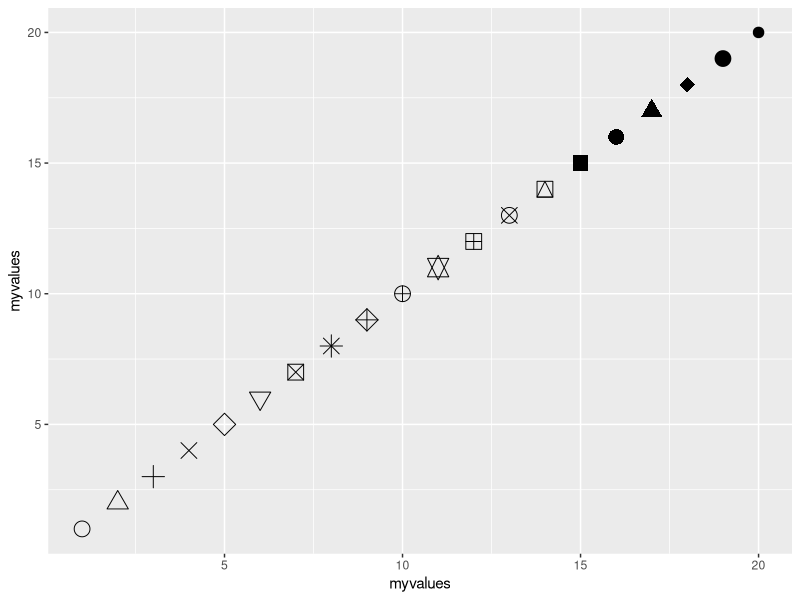
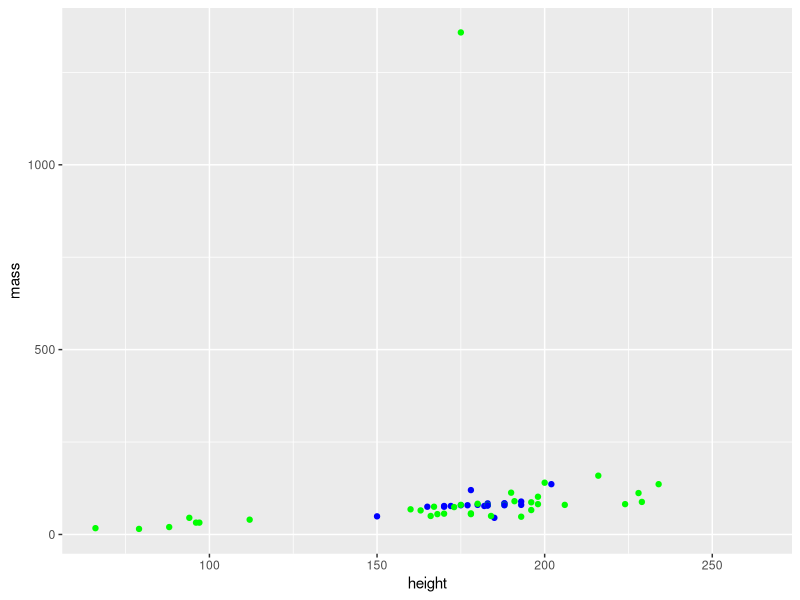
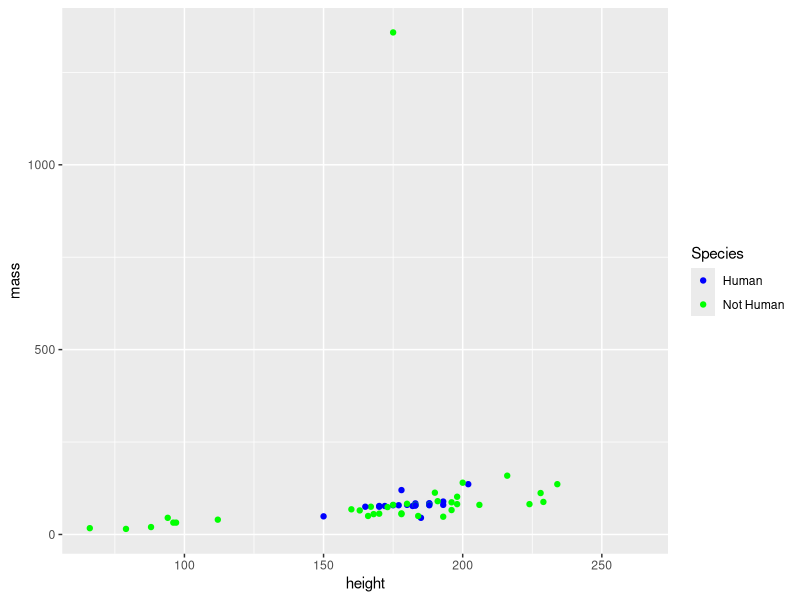
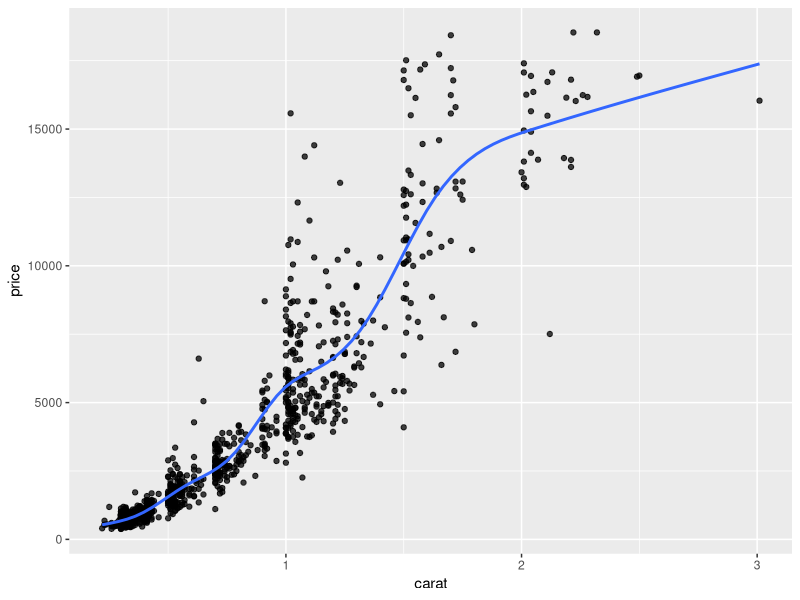
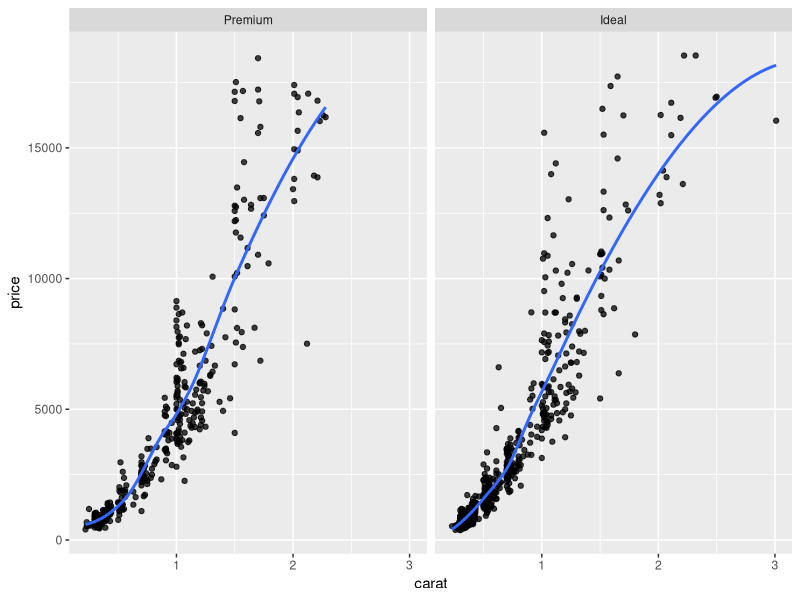
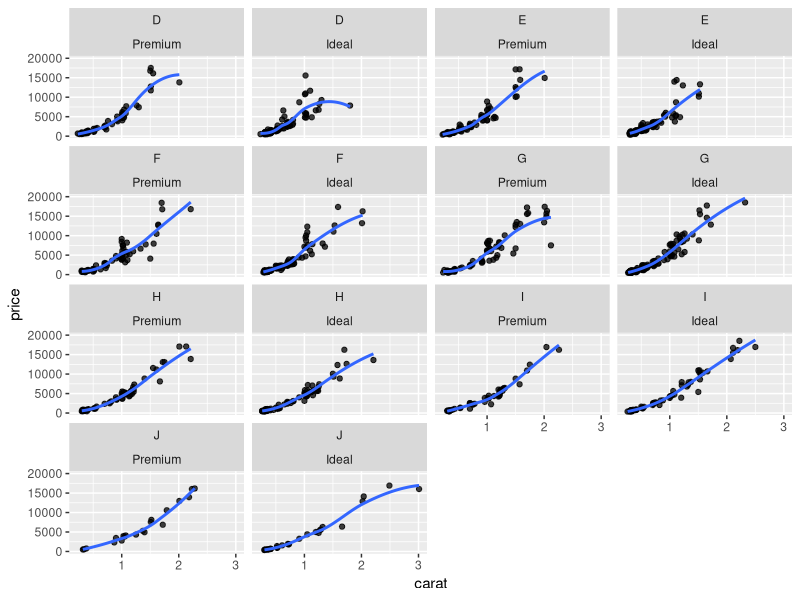
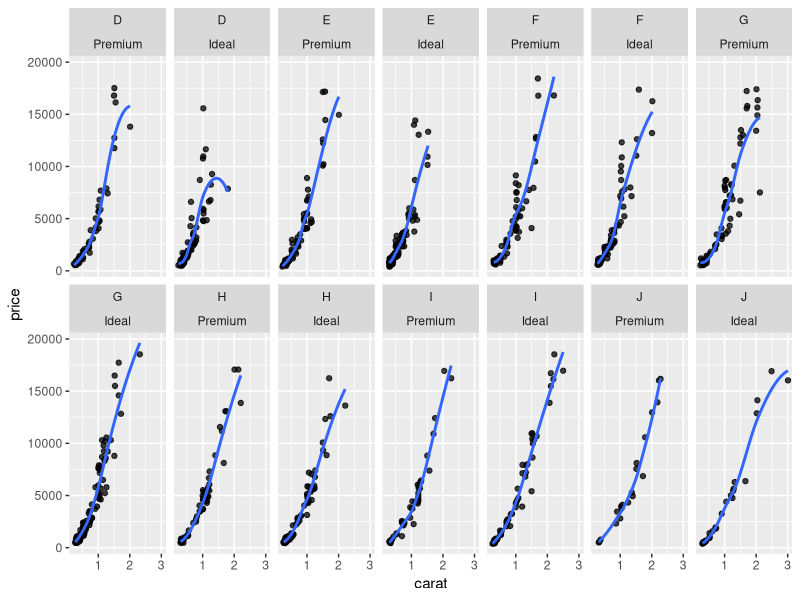
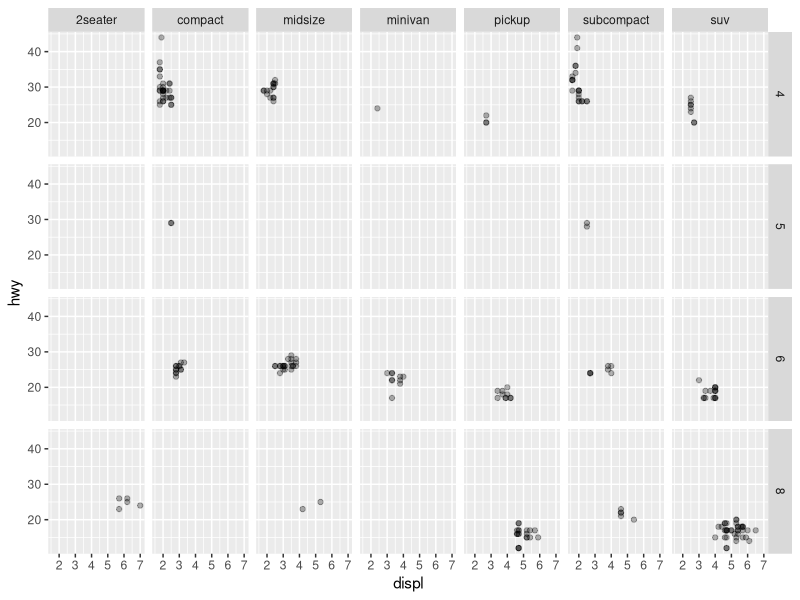

Here is the R script that generated these plots, in order:
#Thursday, March 3, 2022
#Notes 4-3 (continued)

library(ggplot2)
library(dplyr)
library(RColorBrewer)
library(gridExtra)

myvalues <- 1:20
ggplot(NULL,aes(x=myvalues,
                y=myvalues,
                shape=myvalues))+
  geom_point(size=5)+
  scale_shape_identity()


#Star Wars example
View(starwars)
table(starwars$species)
mystarwars <- mutate(starwars,
                     myspeciescolor=if_else(species == "Human",
                                                                 "blue",
                                                                 "green"))
ggplot(mystarwars,aes(x=height,
                      y=mass,
                      color=myspeciescolor)) +
  geom_point() +
  scale_color_identity()

#Solutions + Next illustration
mystarwars <- mutate(starwars,
                     myspeciescolor=if_else(species=="Human",
                                            "blue",
                                            "green"))
mystarwars <- dplyr::filter(mystarwars,!is.na(species))
ggplot(mystarwars,aes(x=height,
                      y=mass,
                      color=myspeciescolor)) +
  geom_point() +
  scale_color_identity(guide="legend",
                       name="Species",
                       labels=c("blue"="Human","green"="Not Human"))

#facet_wrap examples

View(diamonds)

rnorm(1)

set.seed(2320)
#In class, I showed this. Below is what I should have done!!
diam <- ggplot(filter(sample_n(diamonds,1000),
                      cut %in% c("Ideal","Premium")),
               aes(x=carat,y=price))+
  geom_point(alpha=0.75)+
  geom_smooth(se=FALSE)
#update
diam <- ggplot(sample_n(filter(diamonds,
                               cut %in% c("Ideal","Premium")),
                        1000),
                       aes(x=carat,y=price))+
  geom_point(alpha=0.75)+
  geom_smooth(se=FALSE)
diam
diam + facet_wrap(~cut)
diam + facet_wrap(color~cut)
diam + facet_wrap(color~cut,ncol=7)

?facet_wrap


#facet_wrap vs. facet_grid
g <- ggplot(mpg,aes(x=displ,y=hwy))
g + geom_point(alpha=0.3) + facet_grid(cyl~class)
g + geom_point(alpha=0.3) + facet_wrap(cyl~class)

#grid.arrange examples
library(gridExtra)
g1 <- ggplot(Orange,aes(x=factor(age),y=circumference)) + geom_boxplot()
g2 <- ggplot(Orange,aes(x=age,y=circumference)) + geom_point()
g3 <- ggplot(Orange,aes(x=circumference)) + geom_histogram(color="white")
g4 <- ggplot(Orange,aes(x=factor(Tree),y=circumference)) + geom_boxplot()


grid.arrange(g1,g2,g3,g4, ncol=2, nrow=2)
grid.arrange(g2,arrangeGrob(g3,g4,ncol=2),nrow=2)
grid.arrange(g1,g2,g3,nrow=3)
grid.arrange(g2,arrangeGrob(g3,g4,nrow=2),nrow=1)

#What if
grid.arrange(g2,arrangeGrob(g3,g4,nrow=2),nrow=2)


#CO2 Example
p1 <- ggplot(CO2,aes(x=conc,y=uptake)) +
  geom_point()+
  facet_grid(Type~Treatment)
p2 <- ggplot(CO2,aes(x=Type,y=conc))+
  geom_boxplot()
p3 <- ggplot(CO2,aes(x=Treatment,y=uptake))+
  geom_boxplot()

grid.arrange(p1,arrangeGrob(p2,p3,nrow=1),nrow=2)